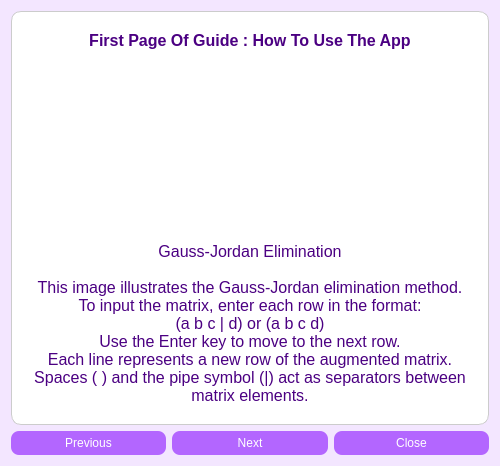
<?xml version="1.0" encoding="UTF-8"?>
<ui version="4.0">
    <class>HelpDialog</class>
    <widget class="QDialog" name="HelpDialog">
        <property name="geometry">
            <rect>
                <x>0</x>
                <y>0</y>
                <width>500</width>
                <height>350</height>
            </rect>
        </property>
        <property name="windowTitle">
            <string>Help</string>
        </property>
        <property name="styleSheet">
            <string notr="true">
                QDialog {
                background-color: #f3e6ff;
                }
                QLabel {
                color: #4b0082;
                font-size: 16px;
                }
                QPushButton {
                background-color: #b366ff;
                color: white;
                border-radius: 8px;
                padding: 5px 15px;
                }
                QPushButton:hover {
                background-color: #9933ff;
                }
                QStackedWidget {
                background-color: #ffffff;
                border: 1px solid #ccc;
                border-radius: 10px;
                padding: 10px;
                }
            </string>
        </property>
        <layout class="QVBoxLayout" name="verticalLayout">
            <item>
                <widget class="QStackedWidget" name="stackedWidget">
                    <widget class="QWidget" name="page1">
                        <layout class="QVBoxLayout" name="verticalLayout_2">
                            <item>
                                <widget class="QLabel" name="label1">
                                    <property name="text">
                                        <string>First Page Of Guide : How To Use The App</string>
                                    </property>
                                    <property name="alignment">
                                        <set>Qt::AlignCenter</set>
                                    </property>
                                    <property name="font">
                                        <font>
                                            <pointsize>12</pointsize>
                                            <bold>true</bold>
                                        </font>
                                    </property>
                                </widget>
                            </item>
                            <item>
                                <widget class="QLabel" name="label_pic1">
                                    <property name="minimumSize">
                                        <size>
                                            <width>180</width>
                                            <height>180</height>
                                        </size>
                                    </property>

                                </widget>
                            </item>
                            <item>
                                <widget class="QLabel" name="guideDescriptionLabel1">
                                    <property name="text">
                                        <string>Gauss-Jordan Elimination&#10;&#10;This image illustrates the Gauss-Jordan elimination method.&#10;To input the matrix, enter each row in the format:&#10;(a b c | d) or (a b c d)&#10;Use the Enter key to move to the next row.&#10;Each line represents a new row of the augmented matrix.&#10;Spaces ( ) and the pipe symbol (|) act as separators between matrix elements.</string>
                                    </property>
                                    <property name="wordWrap">
                                        <bool>true</bool>
                                    </property>
                                    <property name="alignment">
                                        <set>Qt::AlignCenter</set>
                                    </property>
                                </widget>
                            </item>


                        </layout>
                    </widget>
                    <widget class="QWidget" name="page2">
                        <layout class="QVBoxLayout" name="verticalLayout_3">
                            <item>
                                <widget class="QLabel" name="label2">
                                    <property name="text">
                                        <string>Second Page Of Guide : How To Use The App</string>
                                    </property>
                                    <property name="alignment">
                                        <set>Qt::AlignCenter</set>
                                    </property>
                                    <property name="font">
                                        <font>
                                            <pointsize>12</pointsize>
                                            <bold>true</bold>
                                        </font>
                                    </property>
                                </widget>
                            </item>
                            <item>
                                <widget class="QLabel" name="label_pic2">
                                    <property name="minimumSize">
                                        <size>
                                            <width>180</width>
                                            <height>180</height>
                                        </size>
                                    </property>

                                </widget>
                            </item>
                            <item>
                                <widget class="QLabel" name="guideDescriptionLabel2">
                                    <property name="text">
                                        <string>Determinant Calculation&#10;&#10;This image represents the method used for calculating the determinant of a matrix.&#10;To input the matrix, type each row using space-separated values.&#10;Use the Enter key to move to the next row.&#10;Each line represents a row of the matrix.&#10;Spaces act as separators between matrix elements.&#10;&#10;Note: Only square matrices (same number of rows and columns) have a determinant.</string>
                                    </property>
                                    <property name="wordWrap">
                                        <bool>true</bool>
                                    </property>
                                    <property name="alignment">
                                        <set>Qt::AlignCenter</set>
                                    </property>
                                </widget>
                            </item>

                        </layout>
                    </widget>
                    <widget class="QWidget" name="page3">
                        <layout class="QVBoxLayout" name="verticalLayout_4">
                            <item>
                                <widget class="QLabel" name="label3">
                                    <property name="text">
                                        <string>Third Page Of Guide : How To Use The App</string>
                                    </property>
                                    <property name="alignment">
                                        <set>Qt::AlignCenter</set>
                                    </property>
                                    <property name="font">
                                        <font>
                                            <pointsize>12</pointsize>
                                            <bold>true</bold>
                                        </font>
                                    </property>
                                </widget>
                            </item>
                            <item>
                                <widget class="QLabel" name="label_pic3">
                                    <property name="minimumSize">
                                        <size>
                                            <width>180</width>
                                            <height>180</height>
                                        </size>
                                    </property>

                                </widget>
                            </item>
                            <item>
                                <widget class="QLabel" name="guideDescriptionLabel3">
                                    <property name="text">
                                        <string>Inverse Matrix Calculation&#10;&#10;This image demonstrates how to compute the inverse of a matrix using the augmented matrix method.&#10;To input the matrix, type each row with values separated by spaces.&#10;Press Enter to move to the next row.&#10;Each line corresponds to one row of the original matrix.&#10;Spaces act as separators between matrix elements.&#10;&#10;Note: Only square matrices that are non-singular (with non-zero determinant) have an inverse.</string>
                                    </property>
                                    <property name="wordWrap">
                                        <bool>true</bool>
                                    </property>
                                    <property name="alignment">
                                        <set>Qt::AlignCenter</set>
                                    </property>
                                </widget>
                            </item>

                        </layout>
                    </widget>
                </widget>
            </item>
            <item>
                <layout class="QHBoxLayout" name="buttonLayout">
                    <item>
                        <widget class="QPushButton" name="backButton">
                            <property name="text">
                                <string>Previous</string>
                            </property>
                        </widget>
                    </item>
                    <item>
                        <widget class="QPushButton" name="nextButton">
                            <property name="text">
                                <string>Next</string>
                            </property>
                        </widget>
                    </item>
                    <item>
                        <widget class="QPushButton" name="closeButton">
                            <property name="text">
                                <string>Close</string>
                            </property>
                        </widget>
                    </item>
                </layout>
            </item>
        </layout>
    </widget>
    <resources/>
    <connections/>
</ui>
